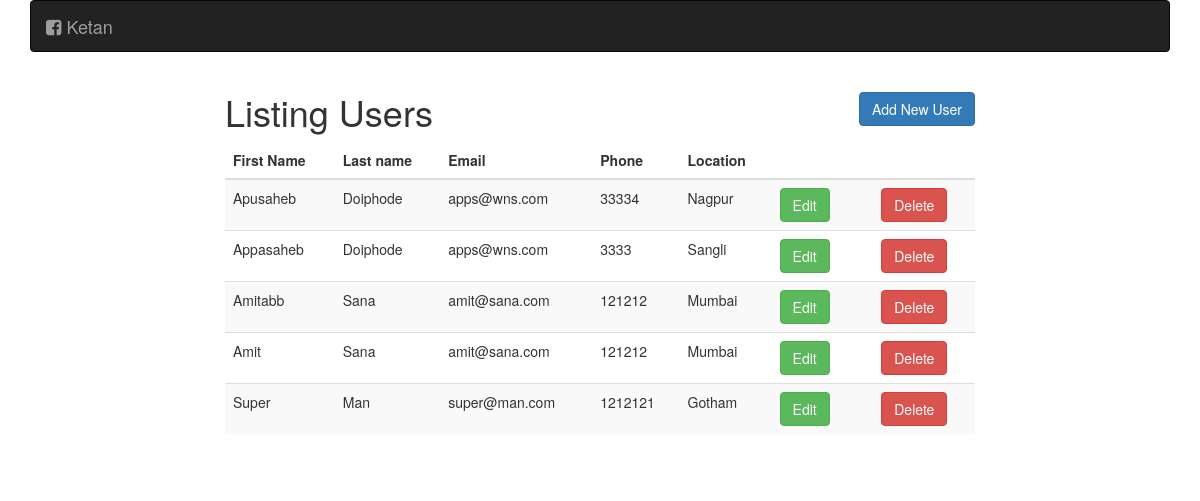
The page / on the database its author committed.
### tables this page shows
CREATE TABLE IF NOT EXISTS `customers` (
  `id` int(11) NOT NULL AUTO_INCREMENT,
  `username` varchar(20) NOT NULL,
  `password` varchar(20) NOT NULL,
  `f_name` varchar(20) NOT NULL,
  `l_name` varchar(20) NOT NULL,
  `email` varchar(30) NOT NULL,
  `phone` int(11) NOT NULL,
  `location` varchar(20) NOT NULL,
  PRIMARY KEY (`id`)
);

### index.php (the view, shortened to what this page needs)
<?php include('db.php');?>
<?php
    $sql = "SELECT * FROM customers ORDER BY id DESC";
    $result = mysqli_query($con,$sql);
?>
<!DOCTYPE html>
<html>
<head>
  <link rel="stylesheet" media="all" href="./css/bootstrap.min.css"/>
    <link rel="stylesheet" media="all" href="./css/font-awesome.css"/>
  </head>
<body class="container">
    <nav class="navbar navbar-inverse">
  <div class="container-fluid">
    <div class="navbar-header">
      <a class="navbar-brand" href="https://www.facebook.com/ketan.ramteke.794"><i class="fa fa-facebook-square" aria-hidden="true"></i>  Ketan</a>
    </div>
      </div>
</nav>
<div class="row">
    <div class="col-md-8 col-md-offset-2">
<h1>Listing Users
    <a class="btn btn-primary pull-right" href="add.php">Add New User</a></h1>
<table class="table table-striped">
  <thead>
    <tr>
      <th>First Name</th>
      <th>Last name</th>
      <th>Email</th>
      <th>Phone</th>
      <th>Location</th>
      <th colspan="3"></th>
    </tr>
  </thead>
  <tbody>
      <?php while($row = mysqli_fetch_assoc($result)) : ?>
      <tr>
        <td><?php echo $row['f_name']?></td>
        <td><?php echo $row['l_name']?></td>
        <td><?php echo $row['email']?></td>
        <td><?php echo $row['phone']?></td>
        <td><?php echo $row['location']?></td>
        <td><a class="btn btn-success" href="update.php?id=<?php echo $row['id']?>">Edit</a></td>
        <td><td><a class="btn btn-danger" href="delete.php?id=<?php echo $row['id']?>" >Delete</a></td>
      </tr>
      <?php endwhile; ?>
  </tbody>
</table>
<br>
</div>
    </div>
</body>
</html>

### rows shown on the page
customers: f_name "Apusaheb", l_name "Doiphode", email "apps@wns.com", phone "33334", location "Nagpur"
customers: f_name "Appasaheb", l_name "Doiphode", email "apps@wns.com", phone "3333", location "Sangli"
customers: f_name "Amitabb", l_name "Sana", email "amit@sana.com", phone "121212", location "Mumbai"
customers: f_name "Amit", l_name "Sana", email "amit@sana.com", phone "121212", location "Mumbai"
customers: f_name "Super", l_name "Man", email "super@man.com", phone "1212121", location "Gotham"
